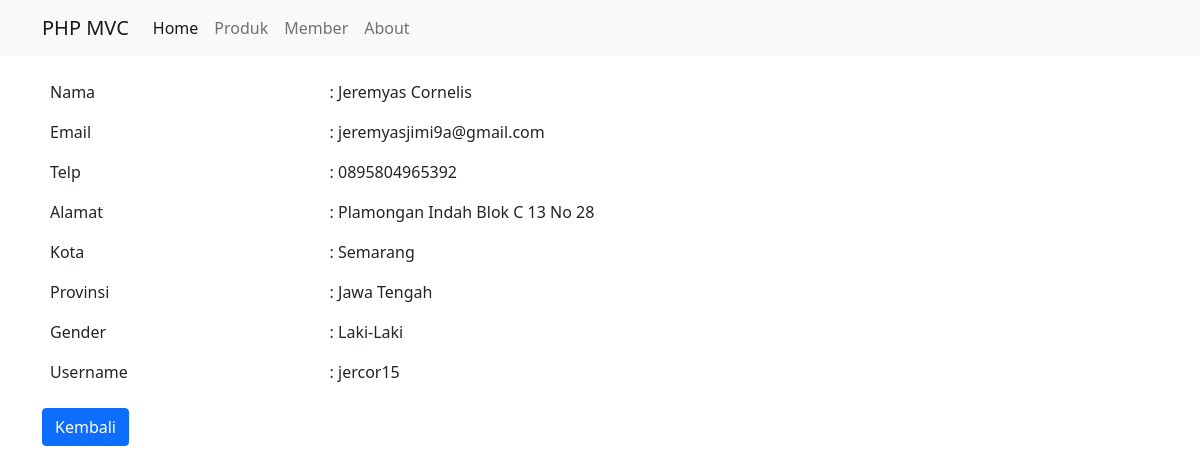
Screenshot of /public/member/detail/1 with the database file from the repository.
### tables this page shows
CREATE TABLE `member` (
  `id` int(11) NOT NULL,
  `nama_member` varchar(40) DEFAULT NULL,
  `email` varchar(30) DEFAULT NULL,
  `telp` varchar(30) DEFAULT NULL,
  `alamat` varchar(60) DEFAULT NULL,
  `kota` varchar(40) DEFAULT NULL,
  `provinsi` varchar(40) DEFAULT NULL,
  `gender` varchar(10) DEFAULT NULL,
  `userName` varchar(20) DEFAULT NULL,
  `password` varchar(100) DEFAULT NULL
);

### app/core/Controller.php (called while the page is built, shortened)
<?php
class Controller {
    public function view($view, $data = []) {
        require_once '../app/views/' . $view . '.php';
    }
    public function model($model) {
        return new $model;
    }
}

### app/controllers/Member.php (called while the page is built, shortened)
<?php
class Member extends Controller {
    public function detail($id) {
        $data['judul'] = 'Detail Member';
        $data['member'] = $this->model('Member_model')->getMemberById($id);
        $this->view('member/detail', $data);
    }
}

### app/core/App.php (called while the page is built, shortened)
<?php
class App {
    protected $method = 'index';
    protected $params = [];
    public function __construct()
    {
        $url = $this->parseURL();
        if(file_exists('../app/controllers/' . $url[0] . '.php')) {
            unset($url[0]);
        }
        $this->controller = new $this->controller;
        if(isset($url[1])) {
            if(method_exists($this->controller, $url[1])) {
                $this->method = $url[1];
                unset($url[1]);
            }
        }
        if(!empty($url)) {
            $this->params = array_values($url);
        }
        call_user_func_array([$this->controller, $this->method], $this->params);
    }
    public function parseURL() {
        if(isset($_GET['url'])) {
            $url = rtrim($_GET['url'], '/');
            $url = filter_var($url, FILTER_SANITIZE_URL);
            $url = explode('/', $url);
            return $url;
        }
    }
}

### public/index.php (called while the page is built, shortened)
<?php
$app = new App;

### app/core/Database.php (called while the page is built, shortened)
<?php
class Database {
    private $host = DB_HOST;
    private $user = DB_USER;
    private $pass = DB_PASS;
    private $db_name = DB_NAME;
    private $dbh;
    private $stmt;
    public function __construct()
    {
        $dsn = 'mysql:host='. $this->host . '; dbname=' . $this->db_name;
        $option = [
            PDO::ATTR_PERSISTENT => true,
            PDO::ATTR_ERRMODE => PDO::ERRMODE_EXCEPTION
        ];
        try {
            $this->dbh = new PDO($dsn, $this->user, $this->pass, $option);
        } catch(PDOException $e) {
            die($e -> getMessage());
        }
    }
    public function query($query) {
        $this->stmt = $this->dbh->prepare($query);
    }
    public function bind($param, $value, $type=null) {
        if(is_null($type)) {
            switch(true) {
                default:
                    $type = PDO::PARAM_STR;
            }
        }
        $this->stmt->bindValue($param, $value, $type);
    }
    public function execute() {
        $this->stmt->execute();
    }
    public function single() {
        $this->execute();
        return $this->stmt->fetch(PDO::FETCH_ASSOC);
    }
}

### app/models/Member_model.php (called while the page is built, shortened)
<?php
class Member_model {
    private $table = 'member';
    private $db;
    public function __construct()
    {
        $this->db = new Database;
    }
    public function getMemberById($id) {
        $this->db->query('SELECT * FROM ' . $this->table . ' WHERE id=:id');
        $this->db->bind('id', $id);
        return $this->db->single();
    }
}

### app/views/member/detail.php (the view)
<div class="container mt-3">
    <table class="table table-borderless">
        <tr scope="row">
            <td>Nama</td>
            <td>: <?= $data['member']['nama_member']; ?></td>
        </tr>
        <tr scope="row">
            <td>Email</td>
            <td>: <?= $data['member']['email']; ?></td>
        </tr>
        <tr scope="row">
            <td>Telp</td>
            <td>: <?= $data['member']['telp']; ?></td>
        </tr>
        <tr scope="row">
            <td>Alamat</td>
            <td>: <?= $data['member']['alamat']; ?></td>
        </tr>
        <tr scope="row">
            <td>Kota</td>
            <td>: <?= $data['member']['kota']; ?></td>
        </tr>
        <tr scope="row">
            <td>Provinsi</td>
            <td>: <?= $data['member']['provinsi']; ?></td>
        </tr>
        <tr scope="row">
            <td>Gender</td>
            <td>: <?= $data['member']['gender']; ?></td>
        </tr>
        <tr scope="row">
            <td>Username</td>
            <td>: <?= $data['member']['userName']; ?></td>
        </tr>
    </table>
    <a href="<?= BASEURL; ?>/member" class="btn btn-primary">Kembali</a>
</div>

### rows the page displays
member: nama_member "Jeremyas Cornelis", email "jeremyasjimi9a@gmail.com", telp "0895804965392", alamat "Plamongan Indah Blok C 13 No 28", kota "Semarang", provinsi "Jawa Tengah", gender "Laki-Laki", userName "jercor15"
